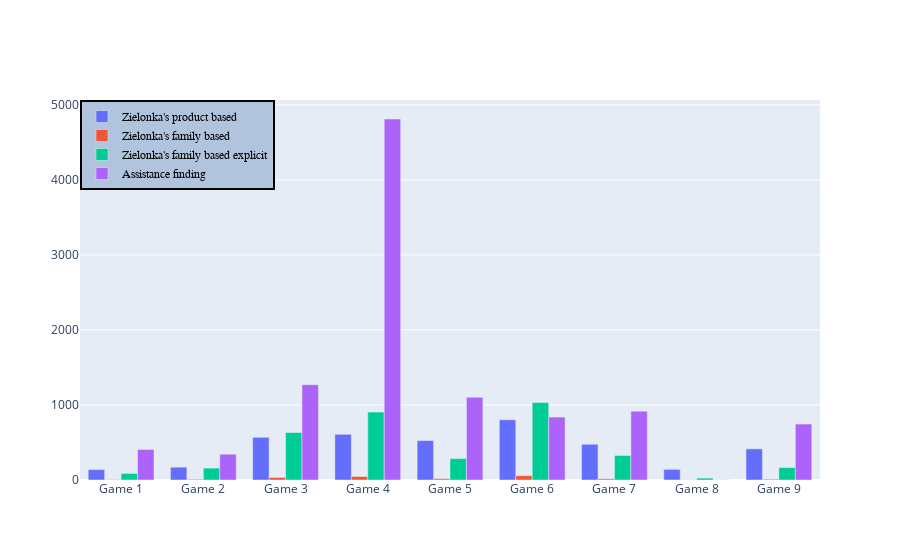
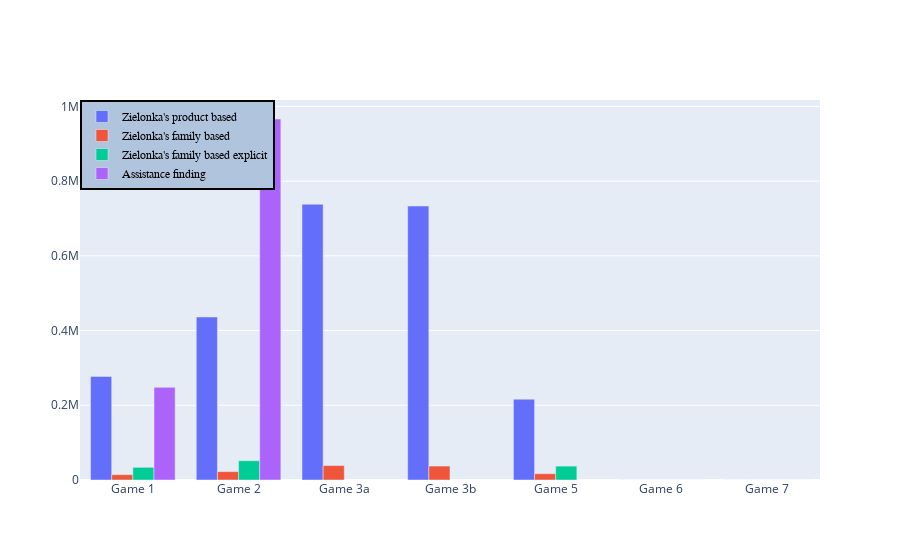
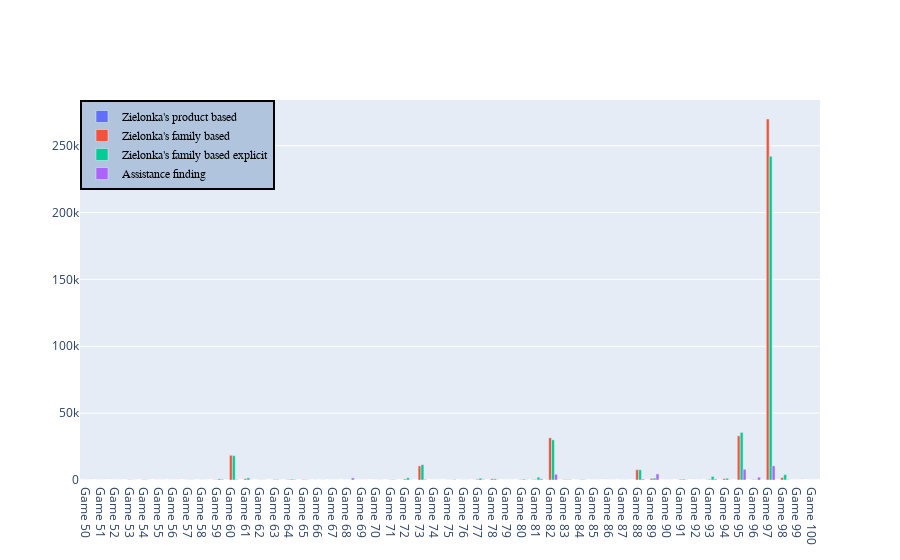
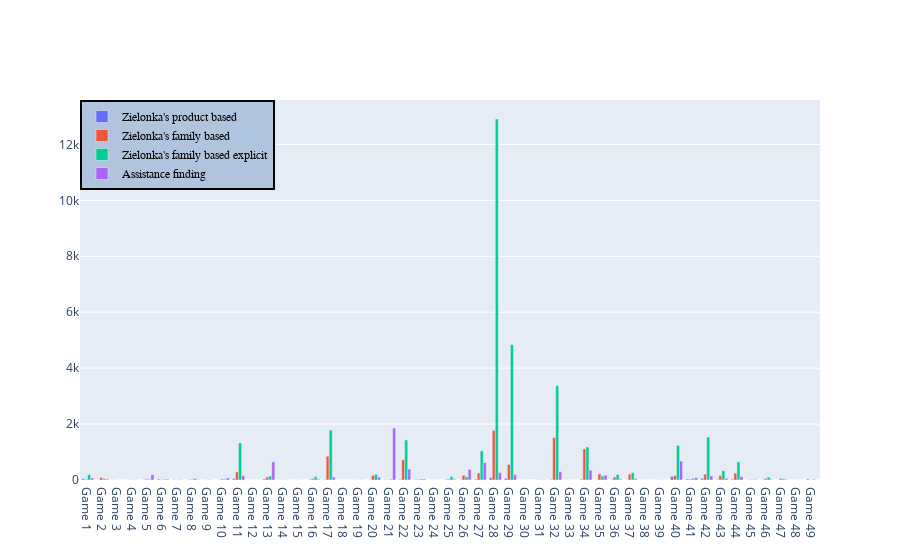

Write notebook code for charts like these, in order.
### Code cell
for p in ["minepump","elevator", "randomgamesF", "randomgamesC"]:
    plot_running_times(
        ['Zielonka\'s product based','Zielonka\'s family based','Zielonka\'s family based explicit','Assistance finding'],
        [
            "/home/sjef/AfstudeerRepo/implementation/testsuite/data/singles/csvs/clean_"+p+"_zlnk.data.csv",
            "/home/sjef/AfstudeerRepo/implementation/testsuite/data/family/csvs/clean_"+p+"_zlnk.data.csv",
            "/home/sjef/AfstudeerRepo/implementation/testsuite/data/family/csvs/clean_"+p+"_zlnk_explicit.data.csv",
            "/home/sjef/AfstudeerRepo/implementation/testsuite/data/family/csvs/clean_"+p+"_MBR.data.csv"
        ],0)

### Figure 1 — Plotly figure (JSON) as saved in the notebook; plotly's stock layout.template omitted (floating-point values rounded to 4 significant figures)
{"data": [{"name": "Zielonka's product based", "type": "bar", "x": ["Game 1", "Game 2", "Game 3", "Game 4", "Game 5", "Game 6", "Game 7", "Game 8", "Game 9"], "y": [138.8, 170.8, 569.0, 608.8, 525.3, 803.0, 476.6, 141.7, 414.9]}, {"name": "Zielonka's family based", "type": "bar", "x": ["Game 1", "Game 2", "Game 3", "Game 4", "Game 5", "Game 6", "Game 7", "Game 8", "Game 9"], "y": [5.2, 8.679, 33.99, 47.06, 16.84, 57.28, 15.86, 2.113, 10.02]}, {"name": "Zielonka's family based explicit", "type": "bar", "x": ["Game 1", "Game 2", "Game 3", "Game 4", "Game 5", "Game 6", "Game 7", "Game 8", "Game 9"], "y": [87.11, 158.6, 632.8, 905.3, 285.2, 1032.0, 326.6, 25.15, 166.1]}, {"name": "Assistance finding", "type": "bar", "x": ["Game 1", "Game 2", "Game 3", "Game 4", "Game 5", "Game 6", "Game 7", "Game 8", "Game 9"], "y": [406.7, 343.8, 1270.0, 4811.0, 1102.0, 838.3, 917.9, 1.792, 745.0]}], "layout": {"barmode": "group", "legend": {"bgcolor": "LightSteelBlue", "bordercolor": "Black", "borderwidth": 2, "font": {"color": "black", "family": "sans-serif", "size": 12}, "traceorder": "normal", "x": 0, "y": 1}}}

### Figure 2 — Plotly figure (JSON) as saved in the notebook; plotly's stock layout.template omitted (floating-point values rounded to 4 significant figures)
{"data": [{"name": "Zielonka's product based", "type": "bar", "x": ["Game 1", "Game 2", "Game 3a", "Game 3b", "Game 5", "Game 6", "Game 7"], "y": [277300.0, 436300.0, 737900.0, 733200.0, 216200.0, 0.2856, 0.2857]}, {"name": "Zielonka's family based", "type": "bar", "x": ["Game 1", "Game 2", "Game 3a", "Game 3b", "Game 5", "Game 6", "Game 7"], "y": [14320.0, 22420.0, 38630.0, 37330.0, 16780.0, 0.01188, 0.01333]}, {"name": "Zielonka's family based explicit", "type": "bar", "x": ["Game 1", "Game 2", "Game 3a", "Game 3b", "Game 5", "Game 6", "Game 7"], "y": [33880.0, 51600.0, null, null, 37210.0, 0.09944, 0.1206]}, {"name": "Assistance finding", "type": "bar", "x": ["Game 1", "Game 2", "Game 3a", "Game 3b", "Game 5", "Game 6", "Game 7"], "y": [247900.0, 966200.0, null, null, null, 0.01148, 0.01418]}], "layout": {"barmode": "group", "legend": {"bgcolor": "LightSteelBlue", "bordercolor": "Black", "borderwidth": 2, "font": {"color": "black", "family": "sans-serif", "size": 12}, "traceorder": "normal", "x": 0, "y": 1}}}

### Figure 3 — Plotly figure (JSON) as saved in the notebook; plotly's stock layout.template omitted (floating-point values rounded to 4 significant figures)
{"data": [{"name": "Zielonka's product based", "type": "bar", "x": ["Game 50", "Game 51", "Game 52", "Game 53", "Game 54", "Game 55", "Game 56", "Game 57", "Game 58", "Game 59", "Game 60", "Game 61", "Game 62", "Game 63", "Game 64", "Game 65", "Game 66", "Game 67", "Game 68", "Game 69", "Game 70", "Game 71", "Game 72", "Game 73", "Game 74", "Game 75", "Game 76", "Game 77", "Game 78", "Game 79", "Game 80", "Game 81", "Game 82", "Game 83", "Game 84", "Game 85", "Game 86", "Game 87", "Game 88", "Game 89", "Game 90", "Game 91", "Game 92", "Game 93", "Game 94", "Game 95", "Game 96", "Game 97", "Game 98", "Game 99", "Game 100"], "y": [0.2141, 1.091, 1.045, 7.539, 3.905, 5.989, 9.334, 16.99, 4.929, 72.48, 55.51, 13.94, 8.821, 3.689, 64.54, 2.332, 36.07, 1.003, 29.23, 1.769, 12.86, 7.471, 30.79, 18.94, 0.1455, 3.485, 3.759, 62.13, 4.308, 0.1437, 15.96, 187.1, 122.4, 5.248, 35.82, 0.8141, 2.342, 15.96, 12.7, 14.15, 3.941, 17.88, 0.4748, 119.5, 19.43, 28.83, 11.01, 61.37, 25.33, 0.2818, 0.2332]}, {"name": "Zielonka's family based", "type": "bar", "x": ["Game 50", "Game 51", "Game 52", "Game 53", "Game 54", "Game 55", "Game 56", "Game 57", "Game 58", "Game 59", "Game 60", "Game 61", "Game 62", "Game 63", "Game 64", "Game 65", "Game 66", "Game 67", "Game 68", "Game 69", "Game 70", "Game 71", "Game 72", "Game 73", "Game 74", "Game 75", "Game 76", "Game 77", "Game 78", "Game 79", "Game 80", "Game 81", "Game 82", "Game 83", "Game 84", "Game 85", "Game 86", "Game 87", "Game 88", "Game 89", "Game 90", "Game 91", "Game 92", "Game 93", "Game 94", "Game 95", "Game 96", "Game 97", "Game 98", "Game 99", "Game 100"], "y": [0.7588, 1.96, 0.06824, 178.9, 213.4, 1.567, 4.823, 59.3, 45.45, 165.4, 18490.0, 987.6, 92.17, 327.5, 306.3, 372.2, 2.733, 20.52, 11.41, 33.13, 22.08, 200.5, 681.3, 10510.0, 0.3581, 62.01, 51.37, 538.4, 863.7, 0.4895, 271.8, 341.2, 31550.0, 330.9, 64.17, 3.712, 3.449, 10.25, 7715.0, 1210.0, 46.34, 477.1, 2.664, 478.4, 992.6, 33050.0, 239.3, 270000.0, 1838.0, 0.3129, 1.095]}, {"name": "Zielonka's family based explicit", "type": "bar", "x": ["Game 50", "Game 51", "Game 52", "Game 53", "Game 54", "Game 55", "Game 56", "Game 57", "Game 58", "Game 59", "Game 60", "Game 61", "Game 62", "Game 63", "Game 64", "Game 65", "Game 66", "Game 67", "Game 68", "Game 69", "Game 70", "Game 71", "Game 72", "Game 73", "Game 74", "Game 75", "Game 76", "Game 77", "Game 78", "Game 79", "Game 80", "Game 81", "Game 82", "Game 83", "Game 84", "Game 85", "Game 86", "Game 87", "Game 88", "Game 89", "Game 90", "Game 91", "Game 92", "Game 93", "Game 94", "Game 95", "Game 96", "Game 97", "Game 98", "Game 99", "Game 100"], "y": [0.6204, 3.321, 0.752, 117.1, 134.6, 4.23, 20.74, 115.7, 43.35, 853.2, 18180.0, 1598.0, 82.21, 373.3, 600.8, 187.6, 22.61, 28.83, 17.36, 23.43, 60.52, 275.0, 1679.0, 11450.0, 0.4706, 70.93, 33.86, 1362.0, 861.6, 0.466, 591.4, 2128.0, 30020.0, 316.7, 319.0, 3.782, 8.302, 46.14, 7653.0, 1432.0, 53.72, 625.1, 1.712, 2660.0, 1304.0, 35590.0, 257.8, 242000.0, 4061.0, 0.4493, 0.9758]}, {"name": "Assistance finding", "type": "bar", "x": ["Game 50", "Game 51", "Game 52", "Game 53", "Game 54", "Game 55", "Game 56", "Game 57", "Game 58", "Game 59", "Game 60", "Game 61", "Game 62", "Game 63", "Game 64", "Game 65", "Game 66", "Game 67", "Game 68", "Game 69", "Game 70", "Game 71", "Game 72", "Game 73", "Game 74", "Game 75", "Game 76", "Game 77", "Game 78", "Game 79", "Game 80", "Game 81", "Game 82", "Game 83", "Game 84", "Game 85", "Game 86", "Game 87", "Game 88", "Game 89", "Game 90", "Game 91", "Game 92", "Game 93", "Game 94", "Game 95", "Game 96", "Game 97", "Game 98", "Game 99", "Game 100"], "y": [4.5, 1.642, 0.04312, 44.42, 22.92, 11.4, 25.69, 64.44, 1.435, 471.9, 335.2, 96.03, 39.96, 29.47, 333.0, 46.53, 62.26, 4.856, 1586.0, 9.306, 55.38, 50.09, 172.5, 426.5, 0.7224, 376.1, 9.465, 334.4, 78.22, 0.2304, 133.7, 877.3, 4263.0, 250.9, 158.6, 8.356, 24.8, 14.29, 716.7, 4554.0, 19.39, 126.9, 0.4351, 696.1, 100.3, 8054.0, 2080.0, 10570.0, 245.2, 1.615, 0.6234]}], "layout": {"barmode": "group", "legend": {"bgcolor": "LightSteelBlue", "bordercolor": "Black", "borderwidth": 2, "font": {"color": "black", "family": "sans-serif", "size": 12}, "traceorder": "normal", "x": 0, "y": 1}}}

### Figure 4 — Plotly figure (JSON) as saved in the notebook; plotly's stock layout.template omitted (floating-point values rounded to 4 significant figures)
{"data": [{"name": "Zielonka's product based", "type": "bar", "x": ["Game 1", "Game 2", "Game 3", "Game 4", "Game 5", "Game 6", "Game 7", "Game 8", "Game 9", "Game 10", "Game 11", "Game 12", "Game 13", "Game 14", "Game 15", "Game 16", "Game 17", "Game 18", "Game 19", "Game 20", "Game 21", "Game 22", "Game 23", "Game 24", "Game 25", "Game 26", "Game 27", "Game 28", "Game 29", "Game 30", "Game 31", "Game 32", "Game 33", "Game 34", "Game 35", "Game 36", "Game 37", "Game 38", "Game 39", "Game 40", "Game 41", "Game 42", "Game 43", "Game 44", "Game 45", "Game 46", "Game 47", "Game 48", "Game 49"], "y": [42.18, 2.845, 6.933, 3.631, 4.392, 30.88, 4.538, 9.889, 3.227, 4.987, 52.42, 0.5356, 36.72, 4.438, 1.541, 11.39, 14.23, 0.726, 3.401, 4.964, 8.214, 22.11, 15.24, 1.13, 12.61, 4.782, 30.57, 85.58, 57.03, 0.444, 1.217, 19.24, 5.954, 25.76, 5.819, 9.184, 6.76, 0.4396, 2.541, 128.2, 31.77, 59.28, 10.49, 31.47, 1.458, 6.232, 2.006, 1.715, 32.56]}, {"name": "Zielonka's family based", "type": "bar", "x": ["Game 1", "Game 2", "Game 3", "Game 4", "Game 5", "Game 6", "Game 7", "Game 8", "Game 9", "Game 10", "Game 11", "Game 12", "Game 13", "Game 14", "Game 15", "Game 16", "Game 17", "Game 18", "Game 19", "Game 20", "Game 21", "Game 22", "Game 23", "Game 24", "Game 25", "Game 26", "Game 27", "Game 28", "Game 29", "Game 30", "Game 31", "Game 32", "Game 33", "Game 34", "Game 35", "Game 36", "Game 37", "Game 38", "Game 39", "Game 40", "Game 41", "Game 42", "Game 43", "Game 44", "Game 45", "Game 46", "Game 47", "Game 48", "Game 49"], "y": [25.31, 89.18, 0.2606, 3.923, 29.01, 6.529, 2.359, 15.67, 3.332, 33.6, 287.9, 0.4929, 107.3, 4.721, 1.508, 50.09, 850.9, 0.3861, 1.814, 162.2, 7.434, 719.4, 16.51, 1.09, 31.34, 166.3, 251.0, 1776.0, 557.7, 0.4197, 8.84, 1518.0, 0.19, 1112.0, 216.1, 104.7, 210.2, 0.1028, 2.656, 160.5, 27.44, 213.3, 155.8, 245.4, 11.77, 50.48, 54.53, 0.4099, 4.272]}, {"name": "Zielonka's family based explicit", "type": "bar", "x": ["Game 1", "Game 2", "Game 3", "Game 4", "Game 5", "Game 6", "Game 7", "Game 8", "Game 9", "Game 10", "Game 11", "Game 12", "Game 13", "Game 14", "Game 15", "Game 16", "Game 17", "Game 18", "Game 19", "Game 20", "Game 21", "Game 22", "Game 23", "Game 24", "Game 25", "Game 26", "Game 27", "Game 28", "Game 29", "Game 30", "Game 31", "Game 32", "Game 33", "Game 34", "Game 35", "Game 36", "Game 37", "Game 38", "Game 39", "Game 40", "Game 41", "Game 42", "Game 43", "Game 44", "Game 45", "Game 46", "Game 47", "Game 48", "Game 49"], "y": [189.8, 44.73, 1.74, 9.33, 25.1, 23.12, 10.45, 55.31, 11.02, 29.61, 1326.0, 0.7984, 143.3, 10.72, 3.046, 117.6, 1782.0, 1.009, 4.861, 202.7, 27.73, 1432.0, 36.84, 1.995, 122.6, 116.0, 1041.0, 12910.0, 4842.0, 2.041, 8.274, 3369.0, 1.655, 1182.0, 147.1, 196.5, 257.3, 0.2686, 6.212, 1234.0, 52.55, 1536.0, 335.3, 652.0, 16.39, 100.3, 39.55, 1.1, 21.32]}, {"name": "Assistance finding", "type": "bar", "x": ["Game 1", "Game 2", "Game 3", "Game 4", "Game 5", "Game 6", "Game 7", "Game 8", "Game 9", "Game 10", "Game 11", "Game 12", "Game 13", "Game 14", "Game 15", "Game 16", "Game 17", "Game 18", "Game 19", "Game 20", "Game 21", "Game 22", "Game 23", "Game 24", "Game 25", "Game 26", "Game 27", "Game 28", "Game 29", "Game 30", "Game 31", "Game 32", "Game 33", "Game 34", "Game 35", "Game 36", "Game 37", "Game 38", "Game 39", "Game 40", "Game 41", "Game 42", "Game 43", "Game 44", "Game 45", "Game 46", "Game 47", "Game 48", "Game 49"], "y": [74.59, 33.65, 0.3955, 0.568, 189.7, 30.01, 0.3463, 17.62, 0.4086, 75.67, 157.1, 0.199, 649.1, 0.6078, 0.3031, 29.6, 106.2, 0.06119, 0.2612, 100.4, 1858.0, 388.3, 32.86, 0.2207, 27.94, 379.5, 623.8, 261.7, 191.3, 0.09022, 6.835, 295.7, 0.3024, 354.2, 171.3, 29.58, 46.18, 0.03058, 0.3393, 675.4, 85.62, 145.9, 61.17, 120.0, 17.96, 21.2, 16.85, 0.08115, 0.5234]}], "layout": {"barmode": "group", "legend": {"bgcolor": "LightSteelBlue", "bordercolor": "Black", "borderwidth": 2, "font": {"color": "black", "family": "sans-serif", "size": 12}, "traceorder": "normal", "x": 0, "y": 1}}}
